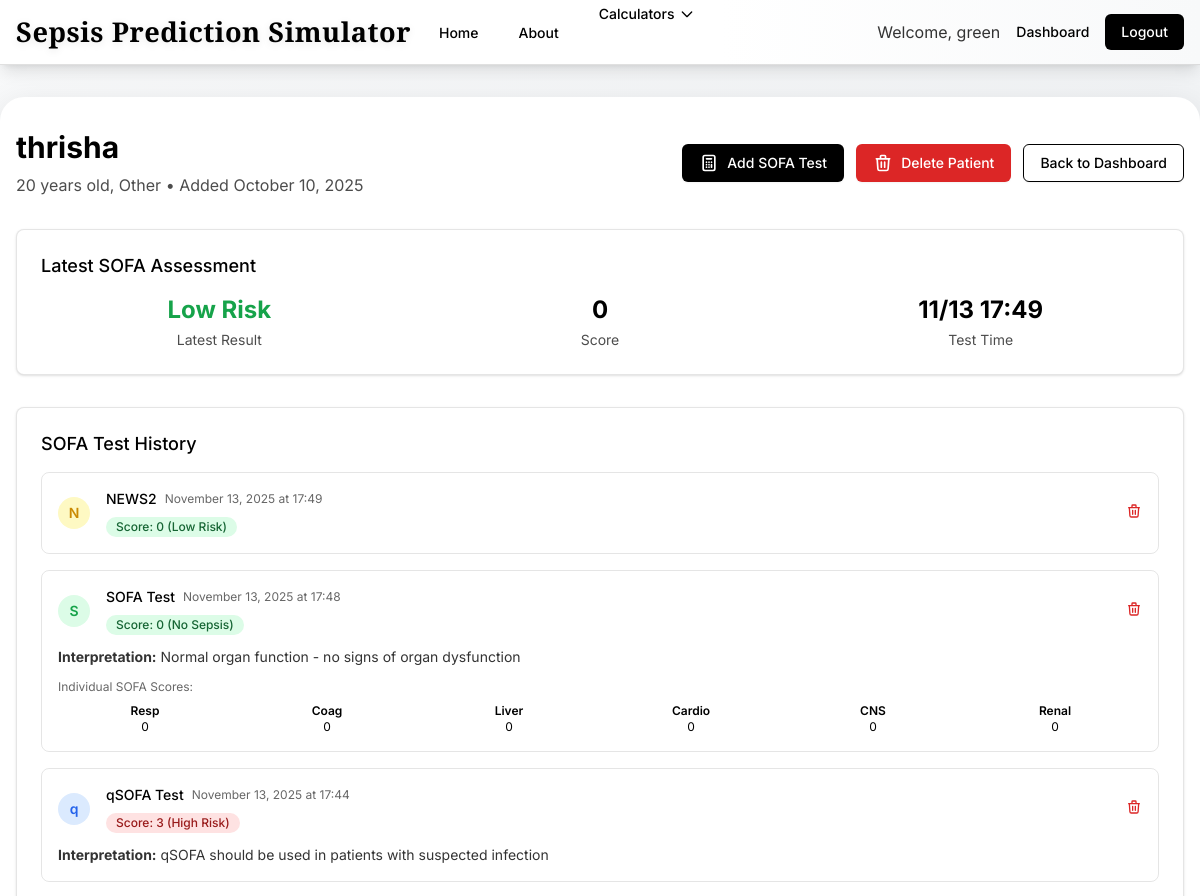
Page /patient/4 (signed in, upper part) on the earlier database version.
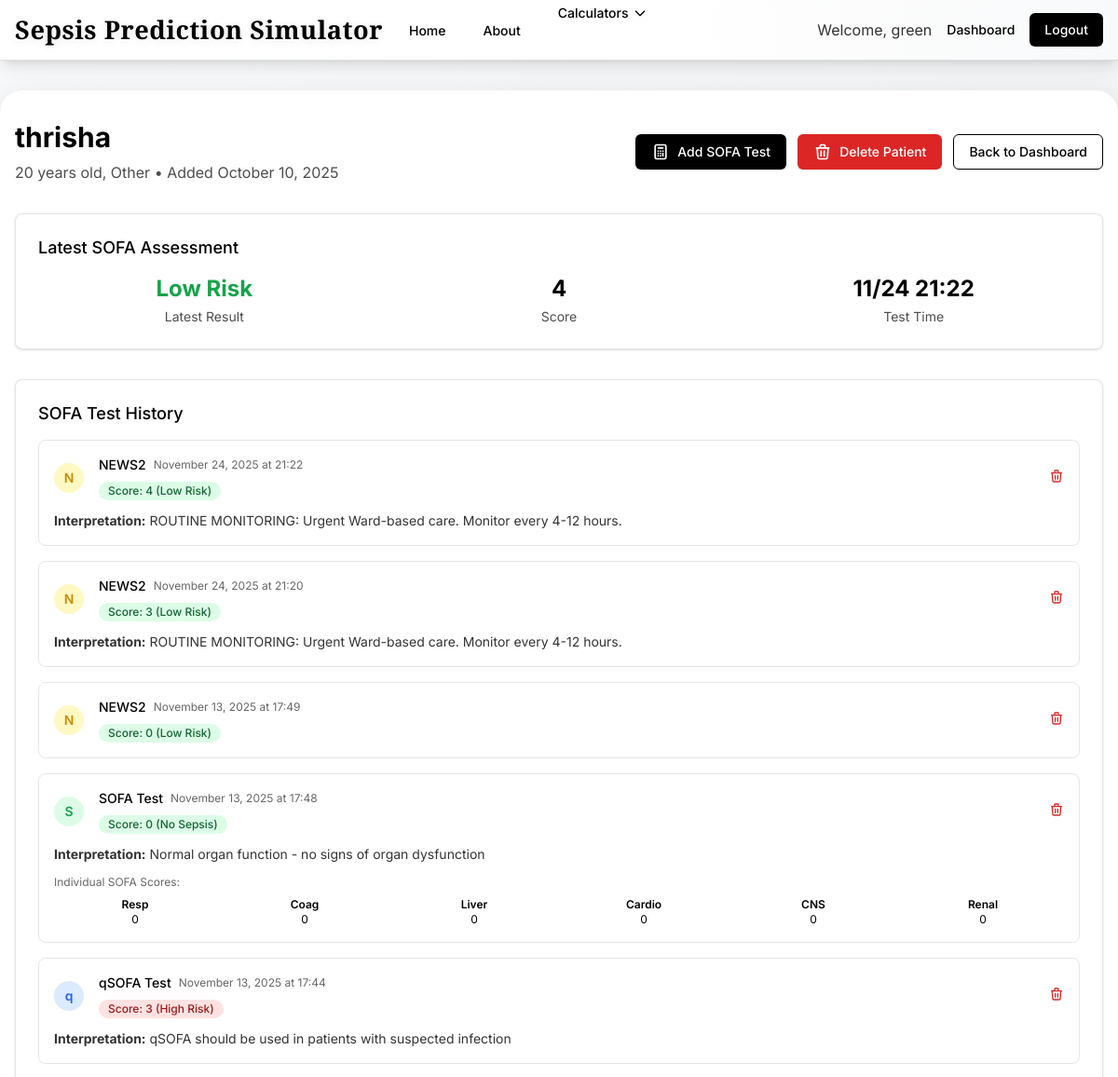
Same page on the later database version.
### app.py (models this page shows)
class SofaTest(db.Model):
    id = db.Column(db.Integer, primary_key=True)
    patient_id = db.Column(db.Integer, db.ForeignKey('patient.id'), nullable=False)
    test_type = db.Column(db.String(20), nullable=False) # 'qsofa', 'sofa', 'septic_shock', 'news2'
    timestamp = db.Column(db.DateTime, default=datetime.utcnow)
    total_score = db.Column(db.Integer)
    sepsis_criteria_met = db.Column(db.Boolean)
    high_risk = db.Column(db.Boolean)
    septic_shock_present = db.Column(db.Boolean)
    mortality_risk = db.Column(db.String(50))
    interpretation = db.Column(db.Text)
    respiration_score = db.Column(db.Integer)
    coagulation_score = db.Column(db.Integer)
    liver_score = db.Column(db.Integer)
    cardiovascular_score = db.Column(db.Integer)
    cns_score = db.Column(db.Integer)
    renal_score = db.Column(db.Integer)
    delta_sofa = db.Column(db.Integer)
    baseline_sofa = db.Column(db.Integer)
    respiratory_rate_22_or_higher = db.Column(db.Boolean)
    altered_mentation = db.Column(db.Boolean)
    systolic_bp_100_or_lower = db.Column(db.Boolean)
    sepsis_present = db.Column(db.Boolean)
    persistent_hypotension_on_vasopressors = db.Column(db.Boolean)
    lactate_greater_than_2 = db.Column(db.Boolean)
    adequate_volume_resuscitation = db.Column(db.Boolean)
    pao2_fio2 = db.Column(db.Float)
    respiratory_support = db.Column(db.Boolean)
    respiratory_rate = db.Column(db.Float)
    map_mmhg = db.Column(db.Float)
    systolic_bp = db.Column(db.Float)
    dopamine_dose = db.Column(db.Float)
    dobutamine_dose = db.Column(db.Float)
    epinephrine_dose = db.Column(db.Float)
    norepinephrine_dose = db.Column(db.Float)
    platelets = db.Column(db.Float)
    bilirubin = db.Column(db.Float)
    creatinine = db.Column(db.Float)
    lactate = db.Column(db.Float)
    urine_output = db.Column(db.Float)
    gcs = db.Column(db.Integer)
    suspected_infection = db.Column(db.Boolean)
    on_vasopressors = db.Column(db.Boolean)

### app.py (the view)
@app.route('/patient/<int:patient_id>')
@doctor_required
def patient_detail(patient_id):
    patient = Patient.query.filter_by(id=patient_id, doctor_id=current_user.id).first_or_404()
    sofa_tests = patient.sofa_tests
    return render_template('patient_detail.html', patient=patient, sofa_tests=sofa_tests)

### app.py (called while the page is built)
@login_manager.user_loader
def load_user(user_id):
    return db.session.get(User, int(user_id))

def doctor_required(f):
    @wraps(f)
    def decorated_function(*args, **kwargs):
        if not current_user.is_authenticated:
            return redirect(url_for('login'))
        return f(*args, **kwargs)
    return decorated_function

### templates/patient_detail.html (shortened to what the changed rows need)
{% extends "base.html" %}
{% block content %}
<div class="max-w-7xl mx-auto">
    <div class="mb-8">
        <div class="flex items-center justify-between">
            <div>
                <h1 class="text-3xl font-bold text-[#000000]">{{ patient.name }}</h1>
            </div>
        </div>
    </div>
    {% if sofa_tests %}
        {% set latest_test = sofa_tests[0] %}
        <div class="mb-8">
            <div class="bg-white overflow-hidden shadow rounded-lg border border-[#000000]/10">
                <div class="px-4 py-5 sm:p-6">
                    <h3 class="text-lg leading-6 font-medium mb-4 text-[#000000]">Latest SOFA Assessment</h3>
                    <div class="grid grid-cols-1 md:grid-cols-3 gap-6">
                        <div class="text-center">
                            <div class="text-2xl font-bold {% if latest_test.sepsis_criteria_met or latest_test.high_risk or latest_test.septic_shock_present %}text-red-600{% else %}text-green-600{% endif %}">
                                {% if latest_test.test_type == 'qsofa' %}
                                    {% if latest_test.high_risk %}High Risk{% else %}Low Risk{% endif %}
                                {% elif latest_test.test_type == 'sofa' %}
                                    {% if latest_test.sepsis_criteria_met %}Sepsis Present{% else %}No Sepsis{% endif %}
                                {% elif latest_test.test_type == 'septic_shock' %}
                                    {% if latest_test.septic_shock_present %}Septic Shock{% else %}No Shock{% endif %}
                                {% elif latest_test.test_type == 'news2' %}
                                    {% if latest_test.high_risk %}High risk {% else %}Low Risk{% endif %}
                                {% endif %}
                            </div>
                            <p class="text-sm text-[#000000]/70 mt-1">Latest Result</p>
                        </div>
                        <div class="text-center">
                            <div class="text-2xl font-bold text-[#000000]">
                                {% if latest_test.total_score is not none %}{{ latest_test.total_score }}{% else %}N/A{% endif %}
                            </div>
                            <p class="text-sm text-[#000000]/70 mt-1">Score</p>
                        </div>
                        <div class="text-center">
                            <div class="text-2xl font-bold text-[#000000]">
                                {{ latest_test.timestamp.strftime('%m/%d %H:%M') }}
                            </div>
                            <p class="text-sm text-[#000000]/70 mt-1">Test Time</p>
                        </div>
                    </div>
                </div>
            </div>
        </div>
    {% endif %}
    <div class="bg-white shadow rounded-lg border border-[#000000]/10">
        <div class="px-4 py-5 sm:p-6">
            {% if sofa_tests %}
                <div class="space-y-4">
                    {% for test in sofa_tests %}
                    <div class="border border-[#000000]/10 rounded-lg p-4 hover:bg-[#f8f9fa] transition">
                        <div class="flex items-center justify-between">
                            <div class="flex-1">
                                <div class="flex items-center space-x-4">
                                    <div class="flex-shrink-0">
                                        {% if test.test_type == 'qsofa' %}
                                            <div class="w-8 h-8 bg-blue-100 rounded-full flex items-center justify-center">
                                                <span class="text-blue-600 font-semibold text-sm">q</span>
                                            </div>
                                        {% elif test.test_type == 'sofa' %}
                                            <div class="w-8 h-8 bg-green-100 rounded-full flex items-center justify-center">
                                                <span class="text-green-600 font-semibold text-sm">S</span>
                                            </div>
                                        {% elif test.test_type == 'septic_shock' %}
                                            <div class="w-8 h-8 bg-red-100 rounded-full flex items-center justify-center">
                                                <span class="text-red-600 font-semibold text-sm">!</span>
                                            </div>
                                        {% elif test.test_type == 'news2' %}
                                            <div class="w-8 h-8 bg-yellow-100 rounded-full flex items-center justify-center">
                                                <span class="text-yellow-600 font-semibold text-sm">N</span>
                                            </div>
                                        {% endif %}
                                    </div>
                                    <div class="flex-1">
                                        <div class="flex items-center space-x-2">
                                            <h4 class="text-sm font-medium text-[#000000]">
                                                {% if test.test_type == 'qsofa' %}qSOFA Test{% elif test.test_type == 'sofa' %}SOFA Test{% elif test.test_type == 'septic_shock' %}Septic Shock Assessment{% elif test.test_type == 'news2' %}NEWS2{% endif %}
                                            </h4>
                                            <span class="text-xs text-[#000000]/60">{{ test.timestamp.strftime('%B %d, %Y at %H:%M') }}</span>
                                        </div>
                                        <div class="mt-1">
                                            <span class="inline-flex items-center px-2.5 py-0.5 rounded-full text-xs font-medium
                                                {% if test.sepsis_criteria_met or test.high_risk or test.septic_shock_present %}
                                                    bg-red-100 text-red-800
                                                {% else %}
                                                    bg-green-100 text-green-800
                                                {% endif %}">
                                                {% if test.test_type == 'qsofa' %}
                                                    Score: {{ test.total_score }} ({% if test.high_risk %}High Risk{% else %}Low Risk{% endif %})
                                                {% elif test.test_type == 'sofa' %}
                                                    Score: {{ test.total_score }} ({% if test.sepsis_criteria_met %}Sepsis{% else %}No Sepsis{% endif %})
                                                {% elif test.test_type == 'septic_shock' %}
                                                    {% if test.septic_shock_present %}Septic Shock Present{% else %}No Septic Shock{% endif %}
                                                {% elif test.test_type == 'news2' %}
                                                    Score: {{ test.total_score }} ({% if test.high_risk %}High Risk{% else %}Low Risk{% endif %})
                                                {% endif %}
                                            </span>
                                        </div>
                                    </div>
                                </div>
                            </div>
                            <div class="flex items-center space-x-2">
                                <form method="POST" action="{{ url_for('delete_sofa_test', patient_id=patient.id, test_id=test.id) }}"
                                      onsubmit="return confirm('Are you sure you want to delete this SOFA test?')" class="inline">
                                    <button type="submit" class="text-red-600 hover:text-red-800 text-sm">
                                        <svg class="h-4 w-4" fill="none" stroke="currentColor" viewBox="0 0 24 24">
                                            <path stroke-linecap="round" stroke-linejoin="round" stroke-width="2" d="M19 7l-.867 12.142A2 2 0 0116.138 21H7.862a2 2 0 01-1.995-1.858L5 7m5 4v6m4-6v6m1-10V4a1 1 0 00-1-1h-4a1 1 0 00-1 1v3M4 7h16"></path>
                                        </svg>
                                    </button>
                                </form>
                            </div>
                        </div>
                        {% if test.interpretation %}
                        <div class="mt-3 text-sm text-[#000000]/80">
                            <p><strong>Interpretation:</strong> {{ test.interpretation }}</p>
                        </div>
                        {% endif %}
                        {% if test.test_type == 'sofa' and test.respiration_score is not none %}
                        <div class="mt-3">
                            <p class="text-xs text-[#000000]/60 mb-2">Individual SOFA Scores:</p>
                            <div class="grid grid-cols-6 gap-2 text-xs">
                                <div class="text-center">
                                    <div class="font-semibold">Resp</div>
                                    <div class="text-[#000000]">{{ test.respiration_score }}</div>
                                </div>
                                <div class="text-center">
                                    <div class="font-semibold">Coag</div>
                                    <div class="text-[#000000]">{{ test.coagulation_score }}</div>
                                </div>
                                <div class="text-center">
                                    <div class="font-semibold">Liver</div>
                                    <div class="text-[#000000]">{{ test.liver_score }}</div>
                                </div>
                                <div class="text-center">
                                    <div class="font-semibold">Cardio</div>
                                    <div class="text-[#000000]">{{ test.cardiovascular_score }}</div>
                                </div>
                                <div class="text-center">
                                    <div class="font-semibold">CNS</div>
                                    <div class="text-[#000000]">{{ test.cns_score }}</div>
                                </div>
                                <div class="text-center">
                                    <div class="font-semibold">Renal</div>
                                    <div class="text-[#000000]">{{ test.renal_score }}</div>
                                </div>
                            </div>
                        </div>
                        {% endif %}
                    </div>
                    {% endfor %}
                </div>
            {% endif %}
        </div>
    </div>
</div>
{% endblock %}

Differences in the rows shown:
added SofaTest: total_score "4", timestamp "11/24 21:22", test_type "N", timestamp "November 24, 2025 at 21:22", high_risk "Low Risk", interpretation "ROUTINE MONITORING: Urgent Ward-based care. Monitor every 4-12 hours."
added SofaTest: test_type "N", timestamp "November 24, 2025 at 21:20", total_score "3", high_risk "Low Risk", interpretation "ROUTINE MONITORING: Urgent Ward-based care. Monitor every 4-12 hours."
Other differences:
{{ latest_test.total_score }}: "0" → "4"
{{ latest_test.timestamp.strftime('%m/%d %H:%M') }}: "11/13 17:49" → "11/24 21:22"
